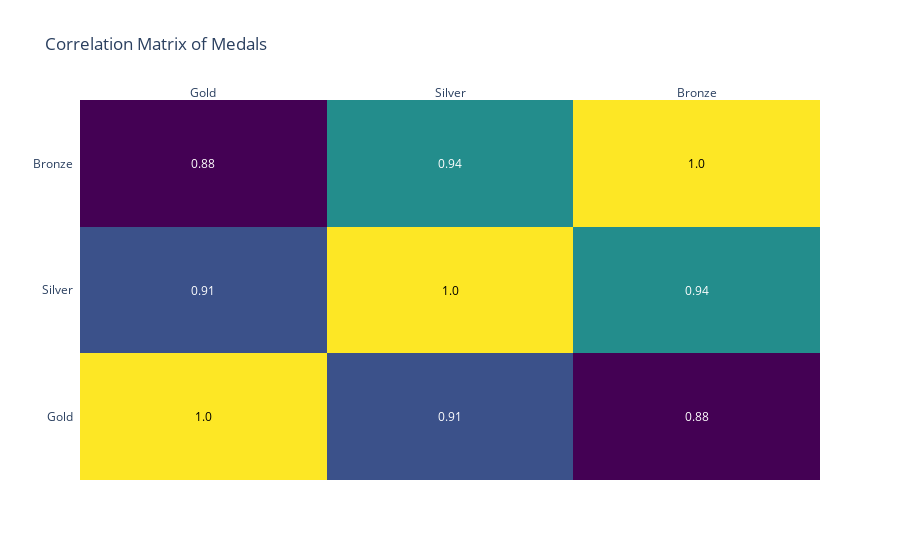

The cell this chart's notebook holds for it:
### Code cell
# 6-4. Correlation Matrix Heatmap
corr_matrix = medal_counts[['Gold', 'Silver', 'Bronze']].corr()
fig = ff.create_annotated_heatmap(
    z=corr_matrix.values,
    x=list(corr_matrix.columns),
    y=list(corr_matrix.index),
    annotation_text=corr_matrix.round(2).values,
    colorscale='Viridis'
)
fig.update_layout(title_text='Correlation Matrix of Medals')
fig.show()

### Figure 1 — Plotly figure (JSON) as saved in the notebook; plotly's stock layout.template omitted (floating-point values rounded to 4 significant figures)
{"data": [{"colorscale": [[0, "#440154"], [0.1111, "#482878"], [0.2222, "#3e4989"], [0.3333, "#31688e"], [0.4444, "#26828e"], [0.5556, "#1f9e89"], [0.6667, "#35b779"], [0.7778, "#6ece58"], [0.8889, "#b5de2b"], [1, "#fde725"]], "reversescale": false, "showscale": false, "type": "heatmap", "x": ["Gold", "Silver", "Bronze"], "y": ["Gold", "Silver", "Bronze"], "z": [[1.0, 0.9106, 0.8808], [0.9106, 1.0, 0.9392], [0.8808, 0.9392, 1.0]]}], "layout": {"annotations": [{"font": {"color": "#000000"}, "showarrow": false, "text": "1.0", "x": "Gold", "xref": "x", "y": "Gold", "yref": "y"}, {"font": {"color": "#FFFFFF"}, "showarrow": false, "text": "0.91", "x": "Silver", "xref": "x", "y": "Gold", "yref": "y"}, {"font": {"color": "#FFFFFF"}, "showarrow": false, "text": "0.88", "x": "Bronze", "xref": "x", "y": "Gold", "yref": "y"}, {"font": {"color": "#FFFFFF"}, "showarrow": false, "text": "0.91", "x": "Gold", "xref": "x", "y": "Silver", "yref": "y"}, {"font": {"color": "#000000"}, "showarrow": false, "text": "1.0", "x": "Silver", "xref": "x", "y": "Silver", "yref": "y"}, {"font": {"color": "#FFFFFF"}, "showarrow": false, "text": "0.94", "x": "Bronze", "xref": "x", "y": "Silver", "yref": "y"}, {"font": {"color": "#FFFFFF"}, "showarrow": false, "text": "0.88", "x": "Gold", "xref": "x", "y": "Bronze", "yref": "y"}, {"font": {"color": "#FFFFFF"}, "showarrow": false, "text": "0.94", "x": "Silver", "xref": "x", "y": "Bronze", "yref": "y"}, {"font": {"color": "#000000"}, "showarrow": false, "text": "1.0", "x": "Bronze", "xref": "x", "y": "Bronze", "yref": "y"}], "title": {"text": "Correlation Matrix of Medals"}, "xaxis": {"dtick": 1, "gridcolor": "rgb(0, 0, 0)", "side": "top", "ticks": ""}, "yaxis": {"dtick": 1, "ticks": "", "ticksuffix": "  "}}}
